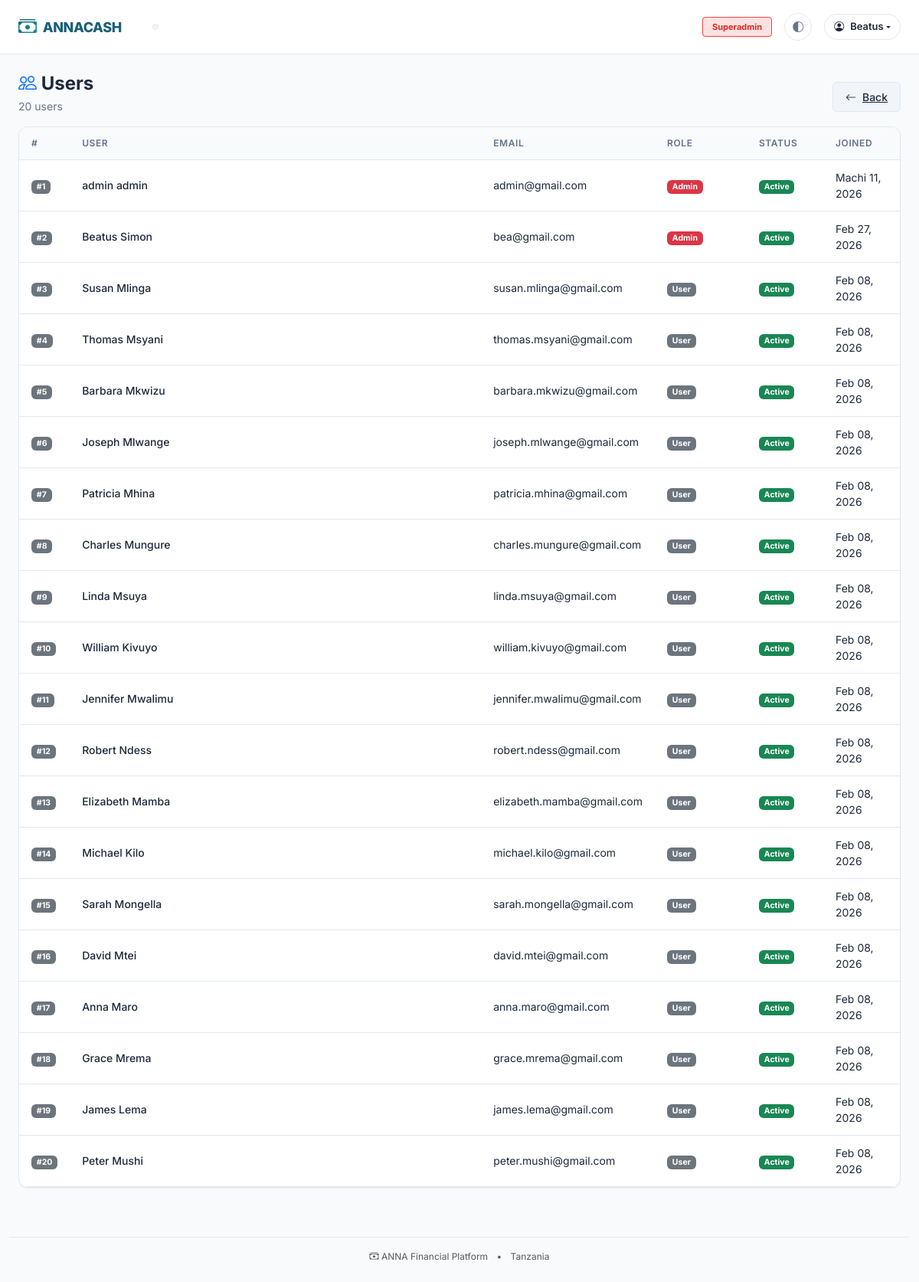
Before: /accounts/users/ (signed in) with the older database file.
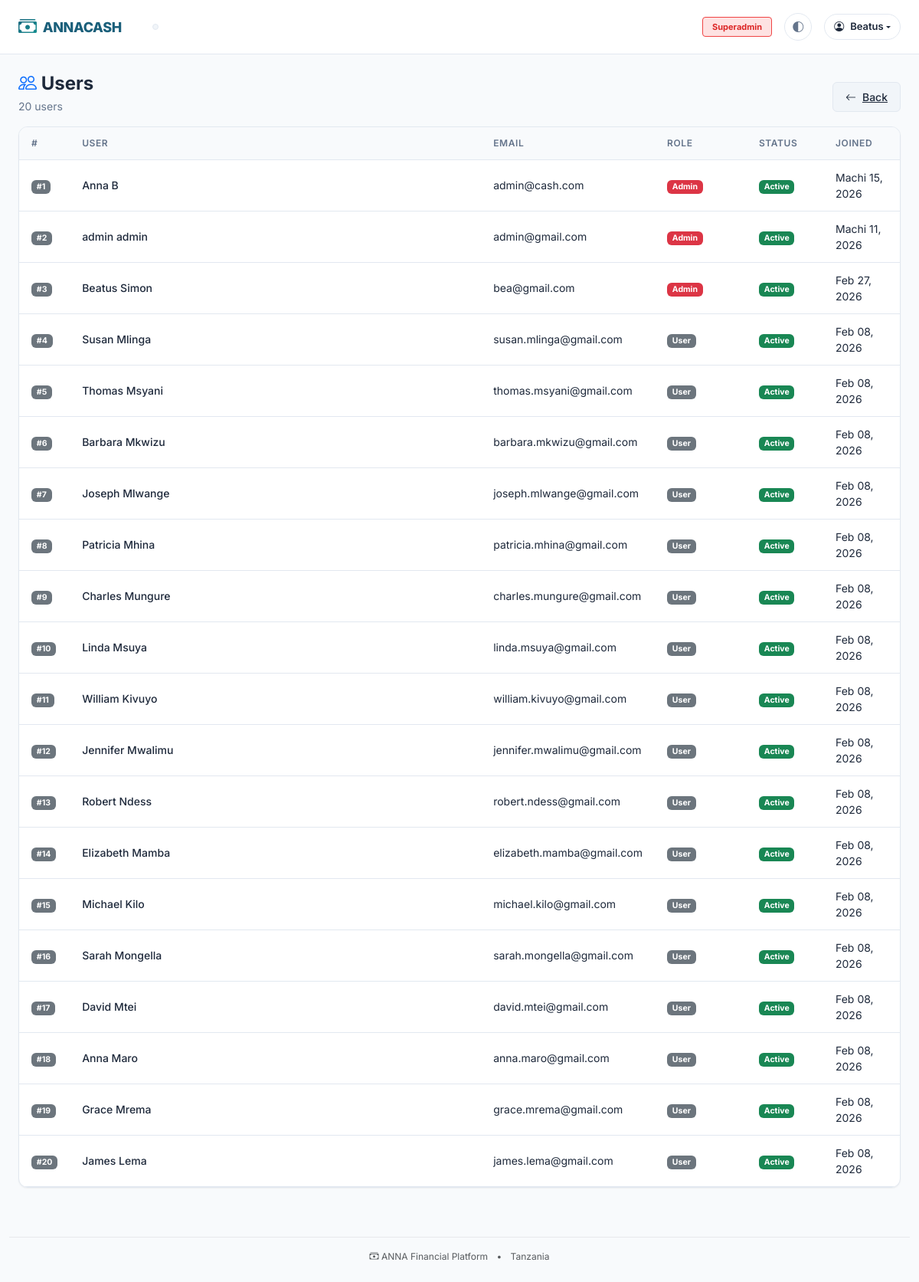
After: the same page with the newer database file.
### accounts/models.py (models this page shows, shortened)
class User(AbstractBaseUser, PermissionsMixin):
    email = models.EmailField(unique=True)
    phone_number = models.CharField(max_length=20, unique=True, blank=True, null=True)
    first_name = models.CharField(max_length=100)
    last_name = models.CharField(max_length=100)
    is_active = models.BooleanField(default=True)
    is_staff = models.BooleanField(default=False)
    is_superuser = models.BooleanField(default=False)
    date_joined = models.DateTimeField(default=timezone.now)
    last_login = models.DateTimeField(blank=True, null=True)
    profile_image = models.ImageField(upload_to="profiles/", blank=True, null=True)
    bio = models.TextField(blank=True)
    timezone = models.CharField(max_length=50, default="Africa/Nairobi")
    national_id = models.CharField(max_length=20, blank=True, null=True)
    region = models.CharField(max_length=100, blank=True)
    district = models.CharField(max_length=100, blank=True)
    objects = UserManager()
    USERNAME_FIELD = "email"
    REQUIRED_FIELDS = ["first_name", "last_name"]
    class Meta:
        verbose_name = "User"
        verbose_name_plural = "Users"
        ordering = ["-date_joined"]
    def get_full_name(self):
        return f"{self.first_name} {self.last_name}".strip()

### accounts/views.py (the view)
# urls.py: path("users/", views.UserListView.as_view(), name="user_list"),
class UserListView(LoginRequiredMixin, ListView):
    model = User
    template_name = "accounts/user_list.html"
    context_object_name = "users"
    paginate_by = 20
    def get_queryset(self):
        if self.request.user.is_superuser:
            return User.objects.all()
        return User.objects.filter(id=self.request.user.id)

### core/context_processors.py (called while the page is built, shortened)
def navigation_context(request):
    from core.models import WakalaRole, MchezoRole
    wakala_roles = WakalaRole.objects.filter(
        user=request.user, is_active=True
    ).select_related("wakala")
    wakalas = [role.wakala for role in wakala_roles]
    mchezo_roles = MchezoRole.objects.filter(
        user=request.user, is_active=True
    ).select_related("group")
    mchezo_groups = [role.group for role in mchezo_roles]
    return {
        "wakalas": wakalas,
        "mchezo_groups": mchezo_groups,
        "has_wakala_access": len(wakalas) > 0,
        "has_mchezo_access": len(mchezo_groups) > 0,
    }

### templates/accounts/user_list.html (shortened to what this page needs)
{% extends 'base.html' %}
{% block content %}
<div class="anna-page-header">
    <div class="d-flex justify-content-between align-items-start flex-wrap">
        <div class="me-3">
            <h4 class="anna-page-title">
                <i class="bi bi-people text-primary"></i> Users
            </h4>
            <p class="anna-page-subtitle">{{ users|length }} user{{ users|length|pluralize }}</p>
        </div>
        <div class="anna-page-actions">
            <a href="{% url 'dashboard:home' %}" class="anna-btn anna-btn-secondary">
                <i class="bi bi-arrow-left"></i> <span class="d-none d-sm-inline">Back</span>
            </a>
        </div>
    </div>
</div>
<div class="anna-card">
    <div class="anna-card-body p-0">
        {% if users %}
        <div class="table-responsive">
            <table class="anna-table mb-0">
                <thead>
                    <tr>
                        <th style="width: 50px;">#</th>
                        <th>User</th>
                        <th class="d-none d-md-table-cell" style="width: 200px;">Email</th>
                        <th style="width: 120px;">Role</th>
                        <th style="width: 100px;">Status</th>
                        <th style="width: 100px;">Joined</th>
                    </tr>
                </thead>
                <tbody>
                    {% for user in users %}
                    <tr>
                        <td>
                            <span class="badge bg-secondary">#{{ forloop.counter }}</span>
                        </td>
                        <td>
                            <div class="fw-medium">{{ user.get_full_name|default:user.email }}</div>
                        </td>
                        <td class="d-none d-md-table-cell">{{ user.email }}</td>
                        <td>
                            {% if user.is_superuser %}
                            <span class="badge bg-danger">Admin</span>
                            {% elif user.is_staff %}
                            <span class="badge bg-warning">Staff</span>
                            {% else %}
                            <span class="badge bg-secondary">User</span>
                            {% endif %}
                        </td>
                        <td>
                            {% if user.is_active %}
                            <span class="badge bg-success">Active</span>
                            {% else %}
                            <span class="badge bg-danger">Inactive</span>
                            {% endif %}
                        </td>
                        <td>{{ user.date_joined|date:"M d, Y" }}</td>
                    </tr>
                    {% endfor %}
                </tbody>
            </table>
        </div>
        {% else %}
        <div class="anna-empty-state">
            <i class="bi bi-people anna-empty-state-icon"></i>
            <h6 class="anna-empty-state-title">No Users Found</h6>
            <p class="anna-empty-state-message">There are no users to display.</p>
        </div>
        {% endif %}
    </div>
</div>
{% endblock %}

Changed rows visible on the page:
no longer on this page (row unchanged): User: get_full_name "Peter Mushi", email "peter.mushi@gmail.com", is_superuser "User", is_active "Active", date_joined "Feb 08, 2026"
added User: get_full_name "Anna B", email "admin@cash.com", is_superuser "Admin", is_active "Active", date_joined "Machi 15, 2026"
